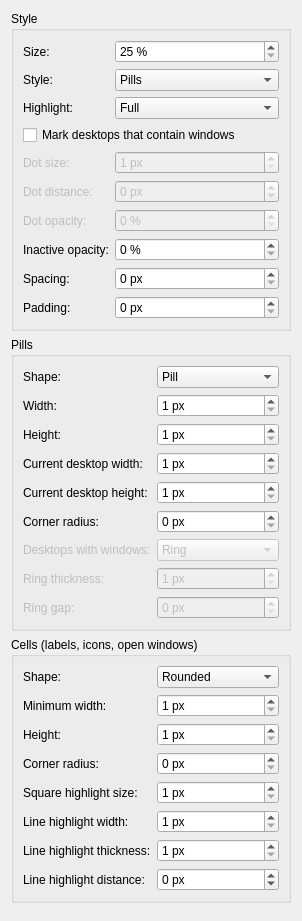
         <widget class="QWidget" name="scrollContents_46">
          <layout class="QVBoxLayout" name="contentLayout_47">
           <item>
            <widget class="QGroupBox" name="group_48">
             <property name="title"><string>Style</string></property>
             <layout class="QFormLayout" name="form_49">
              <item row="0" column="0">
               <widget class="QLabel" name="label_50">
                <property name="text"><string>Size:</string></property>
               </widget>
              </item>
              <item row="0" column="1">
               <widget class="QSpinBox" name="kcfg_Zoom">
                <property name="singleStep"><number>5</number></property>
                <property name="minimum"><number>25</number></property>
                <property name="maximum"><number>400</number></property>
                <property name="suffix"><string> %</string></property>
                <property name="toolTip"><string>Makes the whole indicator larger or smaller: cells, pills, text, icons and spacing. Its place on the screen does not change.</string></property>
               </widget>
              </item>
              <item row="1" column="0">
               <widget class="QLabel" name="label_51">
                <property name="text"><string>Style:</string></property>
               </widget>
              </item>
              <item row="1" column="1">
               <widget class="QComboBox" name="kcfg_Style">
                <item>
                 <property name="text"><string>Pills</string></property>
                </item>
                <item>
                 <property name="text"><string>Labels</string></property>
                </item>
                <item>
                 <property name="text"><string>Icons</string></property>
                </item>
                <item>
                 <property name="text"><string>Open windows</string></property>
                </item>
               </widget>
              </item>
              <item row="2" column="0">
               <widget class="QLabel" name="label_52">
                <property name="text"><string>Highlight:</string></property>
               </widget>
              </item>
              <item row="2" column="1">
               <widget class="QComboBox" name="kcfg_Highlight">
                <item>
                 <property name="text"><string>Full</string></property>
                </item>
                <item>
                 <property name="text"><string>Square</string></property>
                </item>
                <item>
                 <property name="text"><string>Line</string></property>
                </item>
                <item>
                 <property name="text"><string>Full with line</string></property>
                </item>
                <property name="toolTip"><string>Highlight of the current desktop for the labels, icons and open windows styles.</string></property>
               </widget>
              </item>
              <item row="3" column="0" colspan="2">
               <widget class="QCheckBox" name="kcfg_MarkOccupied">
                <property name="text"><string>Mark desktops that contain windows</string></property>
               </widget>
              </item>
              <item row="4" column="0">
               <widget class="QLabel" name="label_53">
                <property name="text"><string>Dot size:</string></property>
                <property name="enabled"><bool>false</bool></property>
               </widget>
              </item>
              <item row="4" column="1">
               <widget class="QSpinBox" name="kcfg_MarkSize">
                <property name="singleStep"><number>1</number></property>
                <property name="minimum"><number>1</number></property>
                <property name="maximum"><number>30</number></property>
                <property name="suffix"><string> px</string></property>
                <property name="toolTip"><string>Diameter of the dot on desktops that contain windows (under labels and icons, in the middle of pills).</string></property>
                <property name="enabled"><bool>false</bool></property>
               </widget>
              </item>
              <item row="5" column="0">
               <widget class="QLabel" name="label_54">
                <property name="text"><string>Dot distance:</string></property>
                <property name="enabled"><bool>false</bool></property>
               </widget>
              </item>
              <item row="5" column="1">
               <widget class="QSpinBox" name="kcfg_MarkOffset">
                <property name="singleStep"><number>1</number></property>
                <property name="minimum"><number>-20</number></property>
                <property name="maximum"><number>40</number></property>
                <property name="suffix"><string> px</string></property>
                <property name="toolTip"><string>Gap between the label or icon and the dot under it. Negative values move the dot up.</string></property>
                <property name="enabled"><bool>false</bool></property>
               </widget>
              </item>
              <item row="6" column="0">
               <widget class="QLabel" name="label_55">
                <property name="text"><string>Dot opacity:</string></property>
                <property name="enabled"><bool>false</bool></property>
               </widget>
              </item>
              <item row="6" column="1">
               <widget class="QSpinBox" name="kcfg_MarkOpacity">
                <property name="singleStep"><number>1</number></property>
                <property name="minimum"><number>0</number></property>
                <property name="maximum"><number>100</number></property>
                <property name="suffix"><string> %</string></property>
                <property name="toolTip"><string>Opacity of the dot.</string></property>
                <property name="enabled"><bool>false</bool></property>
               </widget>
              </item>
              <item row="7" column="0">
               <widget class="QLabel" name="label_56">
                <property name="text"><string>Inactive opacity:</string></property>
               </widget>
              </item>
              <item row="7" column="1">
               <widget class="QSpinBox" name="kcfg_InactiveOpacity">
                <property name="singleStep"><number>1</number></property>
                <property name="minimum"><number>0</number></property>
                <property name="maximum"><number>100</number></property>
                <property name="suffix"><string> %</string></property>
                <property name="toolTip"><string>Opacity of the other desktops.</string></property>
               </widget>
              </item>
              <item row="8" column="0">
               <widget class="QLabel" name="label_57">
                <property name="text"><string>Spacing:</string></property>
               </widget>
              </item>
              <item row="8" column="1">
               <widget class="QSpinBox" name="kcfg_Spacing">
                <property name="singleStep"><number>1</number></property>
                <property name="minimum"><number>0</number></property>
                <property name="maximum"><number>200</number></property>
                <property name="suffix"><string> px</string></property>
               </widget>
              </item>
              <item row="9" column="0">
               <widget class="QLabel" name="label_58">
                <property name="text"><string>Padding:</string></property>
               </widget>
              </item>
              <item row="9" column="1">
               <widget class="QSpinBox" name="kcfg_Padding">
                <property name="singleStep"><number>1</number></property>
                <property name="minimum"><number>0</number></property>
                <property name="maximum"><number>200</number></property>
                <property name="suffix"><string> px</string></property>
                <property name="toolTip"><string>Space between the desktops and the background edge.</string></property>
               </widget>
              </item>
             </layout>
            </widget>
           </item>
           <item>
            <widget class="QGroupBox" name="group_59">
             <property name="title"><string>Pills</string></property>
             <layout class="QFormLayout" name="form_60">
              <item row="0" column="0">
               <widget class="QLabel" name="label_61">
                <property name="text"><string>Shape:</string></property>
               </widget>
              </item>
              <item row="0" column="1">
               <widget class="QComboBox" name="kcfg_PillShape">
                <item>
                 <property name="text"><string>Pill</string></property>
                </item>
                <item>
                 <property name="text"><string>Circle</string></property>
                </item>
                <item>
                 <property name="text"><string>Square</string></property>
                </item>
                <item>
                 <property name="text"><string>Diamond</string></property>
                </item>
                <item>
                 <property name="text"><string>Bar</string></property>
                </item>
                <property name="toolTip"><string>Circle and diamond use the heights as size.</string></property>
               </widget>
              </item>
              <item row="1" column="0">
               <widget class="QLabel" name="label_62">
                <property name="text"><string>Width:</string></property>
               </widget>
              </item>
              <item row="1" column="1">
               <widget class="QSpinBox" name="kcfg_PillWidth">
                <property name="singleStep"><number>5</number></property>
                <property name="minimum"><number>1</number></property>
                <property name="maximum"><number>500</number></property>
                <property name="suffix"><string> px</string></property>
               </widget>
              </item>
              <item row="2" column="0">
               <widget class="QLabel" name="label_63">
                <property name="text"><string>Height:</string></property>
               </widget>
              </item>
              <item row="2" column="1">
               <widget class="QSpinBox" name="kcfg_PillHeight">
                <property name="singleStep"><number>5</number></property>
                <property name="minimum"><number>1</number></property>
                <property name="maximum"><number>500</number></property>
                <property name="suffix"><string> px</string></property>
               </widget>
              </item>
              <item row="3" column="0">
               <widget class="QLabel" name="label_64">
                <property name="text"><string>Current desktop width:</string></property>
               </widget>
              </item>
              <item row="3" column="1">
               <widget class="QSpinBox" name="kcfg_PillActiveWidth">
                <property name="singleStep"><number>5</number></property>
                <property name="minimum"><number>1</number></property>
                <property name="maximum"><number>500</number></property>
                <property name="suffix"><string> px</string></property>
               </widget>
              </item>
              <item row="4" column="0">
               <widget class="QLabel" name="label_65">
                <property name="text"><string>Current desktop height:</string></property>
               </widget>
              </item>
              <item row="4" column="1">
               <widget class="QSpinBox" name="kcfg_PillActiveHeight">
                <property name="singleStep"><number>5</number></property>
                <property name="minimum"><number>1</number></property>
                <property name="maximum"><number>500</number></property>
                <property name="suffix"><string> px</string></property>
               </widget>
              </item>
              <item row="5" column="0">
               <widget class="QLabel" name="label_66">
                <property name="text"><string>Corner radius:</string></property>
               </widget>
              </item>
              <item row="5" column="1">
               <widget class="QSpinBox" name="kcfg_PillRadius">
                <property name="singleStep"><number>5</number></property>
                <property name="minimum"><number>0</number></property>
                <property name="maximum"><number>250</number></property>
                <property name="suffix"><string> px</string></property>
               </widget>
              </item>
              <item row="6" column="0">
               <widget class="QLabel" name="label_67">
                <property name="text"><string>Desktops with windows:</string></property>
                <property name="enabled"><bool>false</bool></property>
               </widget>
              </item>
              <item row="6" column="1">
               <widget class="QComboBox" name="kcfg_PillMark">
                <item>
                 <property name="text"><string>Ring</string></property>
                </item>
                <item>
                 <property name="text"><string>Dot in the middle</string></property>
                </item>
                <property name="toolTip"><string>Ring: a ring around the pill. Dot: the pill looks like an empty one, with a dot in its middle (dot size and opacity above).</string></property>
                <property name="enabled"><bool>false</bool></property>
               </widget>
              </item>
              <item row="7" column="0">
               <widget class="QLabel" name="label_68">
                <property name="text"><string>Ring thickness:</string></property>
                <property name="enabled"><bool>false</bool></property>
               </widget>
              </item>
              <item row="7" column="1">
               <widget class="QSpinBox" name="kcfg_RingWidth">
                <property name="singleStep"><number>1</number></property>
                <property name="minimum"><number>1</number></property>
                <property name="maximum"><number>20</number></property>
                <property name="suffix"><string> px</string></property>
                <property name="enabled"><bool>false</bool></property>
               </widget>
              </item>
              <item row="8" column="0">
               <widget class="QLabel" name="label_69">
                <property name="text"><string>Ring gap:</string></property>
                <property name="enabled"><bool>false</bool></property>
               </widget>
              </item>
              <item row="8" column="1">
               <widget class="QSpinBox" name="kcfg_RingGap">
                <property name="singleStep"><number>1</number></property>
                <property name="minimum"><number>0</number></property>
                <property name="maximum"><number>20</number></property>
                <property name="suffix"><string> px</string></property>
                <property name="toolTip"><string>Room between the ring and the pill, which gets smaller inside the ring.</string></property>
                <property name="enabled"><bool>false</bool></property>
               </widget>
              </item>
             </layout>
            </widget>
           </item>
           <item>
            <widget class="QGroupBox" name="group_70">
             <property name="title"><string>Cells (labels, icons, open windows)</string></property>
             <layout class="QFormLayout" name="form_71">
              <item row="0" column="0">
               <widget class="QLabel" name="label_72">
                <property name="text"><string>Shape:</string></property>
               </widget>
              </item>
              <item row="0" column="1">
               <widget class="QComboBox" name="kcfg_CellShape">
                <item>
                 <property name="text"><string>Rounded</string></property>
                </item>
                <item>
                 <property name="text"><string>Circle</string></property>
                </item>
                <item>
                 <property name="text"><string>Square</string></property>
                </item>
                <property name="toolTip"><string>Shape of the cells and of the full and square highlights.</string></property>
               </widget>
              </item>
              <item row="1" column="0">
               <widget class="QLabel" name="label_73">
                <property name="text"><string>Minimum width:</string></property>
               </widget>
              </item>
              <item row="1" column="1">
               <widget class="QSpinBox" name="kcfg_CellWidth">
                <property name="singleStep"><number>5</number></property>
                <property name="minimum"><number>1</number></property>
                <property name="maximum"><number>500</number></property>
                <property name="suffix"><string> px</string></property>
               </widget>
              </item>
              <item row="2" column="0">
               <widget class="QLabel" name="label_74">
                <property name="text"><string>Height:</string></property>
               </widget>
              </item>
              <item row="2" column="1">
               <widget class="QSpinBox" name="kcfg_CellHeight">
                <property name="singleStep"><number>5</number></property>
                <property name="minimum"><number>1</number></property>
                <property name="maximum"><number>500</number></property>
                <property name="suffix"><string> px</string></property>
               </widget>
              </item>
              <item row="3" column="0">
               <widget class="QLabel" name="label_75">
                <property name="text"><string>Corner radius:</string></property>
               </widget>
              </item>
              <item row="3" column="1">
               <widget class="QSpinBox" name="kcfg_CellRadius">
                <property name="singleStep"><number>5</number></property>
                <property name="minimum"><number>0</number></property>
                <property name="maximum"><number>250</number></property>
                <property name="suffix"><string> px</string></property>
               </widget>
              </item>
              <item row="4" column="0">
               <widget class="QLabel" name="label_76">
                <property name="text"><string>Square highlight size:</string></property>
               </widget>
              </item>
              <item row="4" column="1">
               <widget class="QSpinBox" name="kcfg_SquareSize">
                <property name="singleStep"><number>5</number></property>
                <property name="minimum"><number>1</number></property>
                <property name="maximum"><number>500</number></property>
                <property name="suffix"><string> px</string></property>
               </widget>
              </item>
              <item row="5" column="0">
               <widget class="QLabel" name="label_77">
                <property name="text"><string>Line highlight width:</string></property>
               </widget>
              </item>
              <item row="5" column="1">
               <widget class="QSpinBox" name="kcfg_LineWidth">
                <property name="singleStep"><number>5</number></property>
                <property name="minimum"><number>1</number></property>
                <property name="maximum"><number>500</number></property>
                <property name="suffix"><string> px</string></property>
               </widget>
              </item>
              <item row="6" column="0">
               <widget class="QLabel" name="label_78">
                <property name="text"><string>Line highlight thickness:</string></property>
               </widget>
              </item>
              <item row="6" column="1">
               <widget class="QSpinBox" name="kcfg_LineHeight">
                <property name="singleStep"><number>1</number></property>
                <property name="minimum"><number>1</number></property>
                <property name="maximum"><number>100</number></property>
                <property name="suffix"><string> px</string></property>
               </widget>
              </item>
              <item row="7" column="0">
               <widget class="QLabel" name="label_79">
                <property name="text"><string>Line highlight distance:</string></property>
               </widget>
              </item>
              <item row="7" column="1">
               <widget class="QSpinBox" name="kcfg_LineOffset">
                <property name="singleStep"><number>1</number></property>
                <property name="minimum"><number>-40</number></property>
                <property name="maximum"><number>60</number></property>
                <property name="suffix"><string> px</string></property>
                <property name="toolTip"><string>Gap between the label or icon and the line under it. Negative values move the line up.</string></property>
               </widget>
              </item>
             </layout>
            </widget>
           </item>
           <item>
            <spacer name="spacer_80">
             <property name="orientation"><enum>Qt::Vertical</enum></property>
            </spacer>
           </item>
          </layout>
         </widget>
